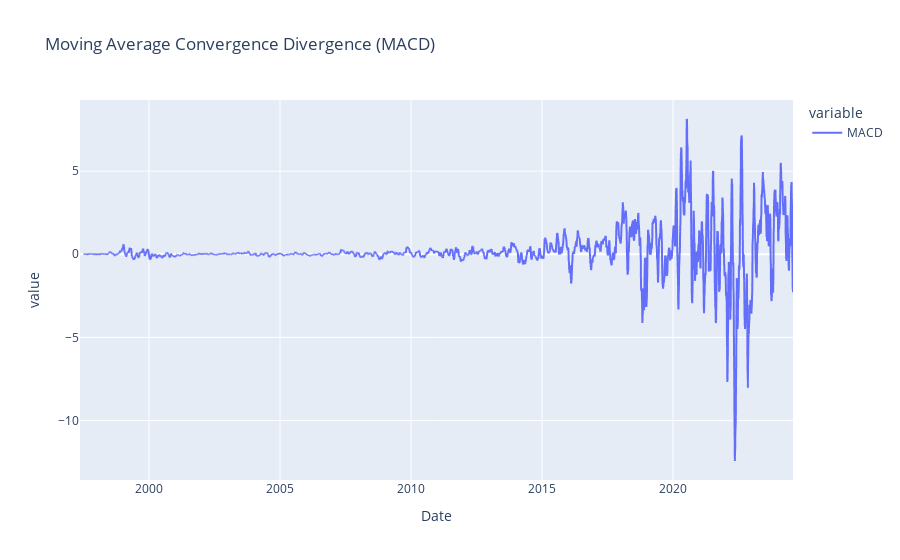

Source (notebook cell):
### Code cell
plot.plot_macd(data)

### Figure 1 — Plotly figure (JSON) as saved in the notebook; plotly's stock layout.template omitted (floating-point values rounded to 4 significant figures; data arrays with more than 128 entries replaced by an {"elided": "..."} marker saying what was removed)
{"data": [{"hovertemplate": "variable=MACD<br>Date=%{x}<br>value=%{y}<extra></extra>", "legendgroup": "MACD", "line": {"color": "#636efa", "dash": "solid"}, "marker": {"symbol": "circle"}, "mode": "lines", "name": "MACD", "showlegend": true, "type": "scattergl", "x": {"elided": "6846 str values"}, "xaxis": "x", "y": {"elided": "6846 float values"}, "yaxis": "y"}], "layout": {"legend": {"title": {"text": "variable"}, "tracegroupgap": 0}, "title": {"text": "Moving Average Convergence Divergence (MACD)"}, "xaxis": {"anchor": "y", "domain": [0, 1], "title": {"text": "Date"}}, "yaxis": {"anchor": "x", "domain": [0, 1], "title": {"text": "value"}}}}
